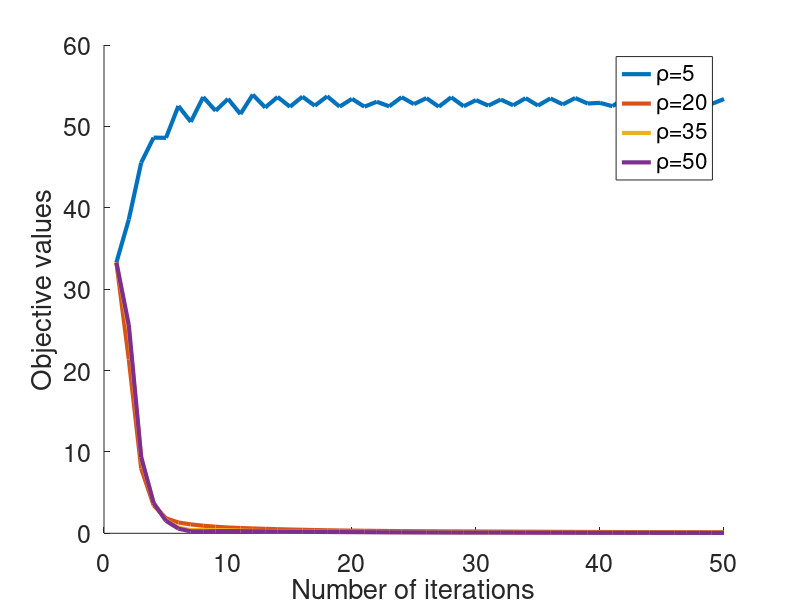

Write the MATLAB code that produced this figure.
%%
clc;
%close all;
clear all;

% min(X-D), s.t.
%% input and initialize
%W = randn(20,30);
%M = 100;
%N = 80;
%W = randn(M,N);
load data.mat
[M,N] = size(W);

% a = imread('kaola.jpg');
% A = rgb2gray(a);
% A = double(A)/255;
% W = A;
% [M,N] = size(W);

K = 20;  % upper bound of rank

rho = 30; % rho = 5 is good for exp 1,2
U = 0;
X = max(W,0);
Y = W;

maxiter = 50;  % max update
Err = zeros(maxiter,1);
Resi = zeros(maxiter,1);
Gap = zeros(maxiter,1);
Dual = zeros(maxiter,1);

Err_AD = zeros(maxiter,1);
X_diff = zeros(maxiter,1);
Err_MF = zeros(maxiter,1);
Resi_MF = zeros(maxiter,1);
Gap_MF = zeros(maxiter,1);
%% ADMM

%% NMF
X_MF = zeros(M,K);
Y_MF = rand(K,N);
U_MF = zeros(M,K);
V_MF = zeros(K,N);

Lambda = zeros(M,K);
Pi = zeros(K,N);
alpha = 1;
beta= 1;
gamma = 0.01;
Rho = [1,20,70,100];
for k = 1:4
    rho = Rho(k);
    U = 0;
    X = max(W,0);
    Y = W;
    for t = 1:maxiter
        T = (W+rho/2*(Y-U))/(1+rho/2);
        X = max(T,0);
        
        T = X+U;
        
        [u,l,v] = svd(T);
        Y = 0;
        l = diag(l);
        for k = 1:K
            Y = Y+l(k)*u(:,k)*v(:,k)';
        end
        
        
        % U update
        U = U+X-Y;
        
        %[u,l,v] = svd(Y);
        %l = diag(l);
        % statistics
        %Dual(t) = norm(X-Y,'from');
        Err(t) = norm(W-Y,'fro');
        Resi(t) = sum(l(1:K))/sum(l);
        Gap(t) = norm(X-Y,'fro');
        
    end
    % hold on; plot(Err,'r');
    hold on;
    plot(Gap,...
        'LineWidth',3,...
        'MarkerSize',8)
end
set(gca,'FontSize',18)
legend('\rho=5','\rho=20','\rho=35','\rho=50')
%xlim([0 maxiter])
%grid on
%box on
xlabel('Number of iterations')
ylabel('Objective values')